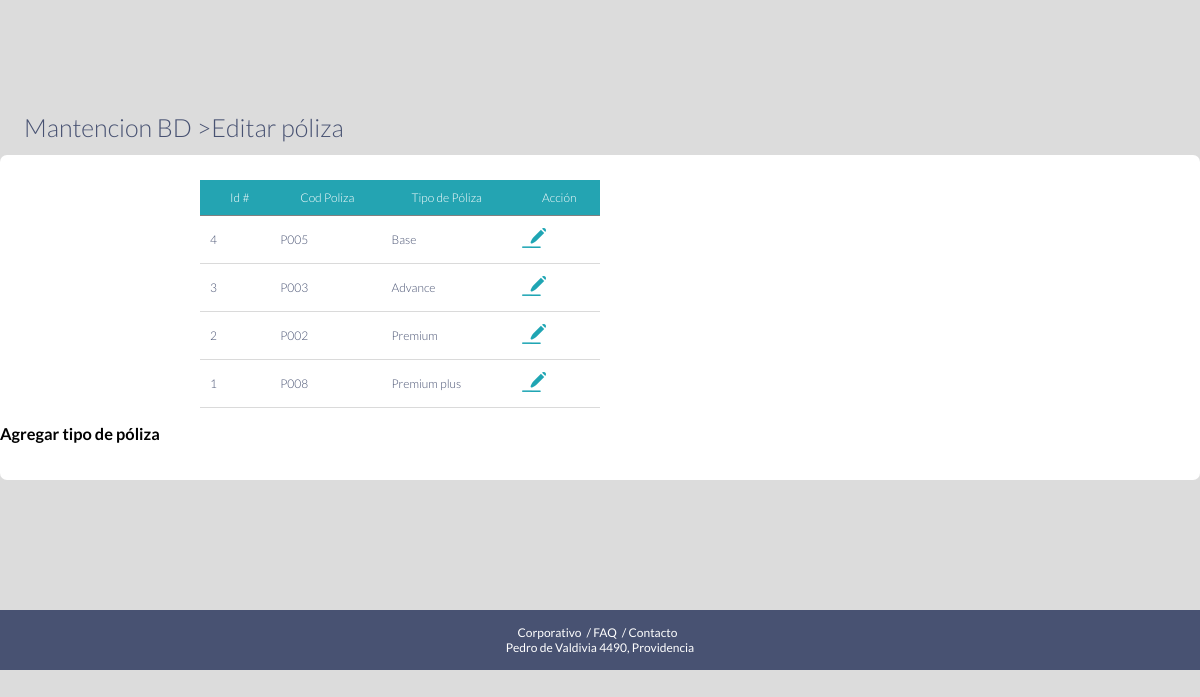
Screenshot of /polizas/ with the database file from the repository.
### web_base/models.py (models this page shows, shortened)
class TipoPoliza(models.Model):
    cod_poliza = models.CharField(max_length=100, null=False,verbose_name="Código póliza")
    tipo_poliza = models.CharField(max_length=100, null=False,verbose_name="Tipo póliza")
    creado_el = models.DateTimeField(auto_now_add=True, verbose_name='Creado el')
    class Meta:
        verbose_name = 'Tipo de póliza'
        verbose_name_plural = 'Tipos de póliza'
        ordering = ['-creado_el']

### web_base/views.py (the view)
# urls.py: path('polizas/',PolizasListView.as_view(),name='editar_polizas'),
class PolizasListView(ListView):
    model = TipoPoliza
    context_object_name= 'polizas'
    class Meta:
        ordering = ['-cod_poliza']
    def get_context_data(self,**kwarg):
        context = super().get_context_data(**kwarg)
        context['polizas'] = context['polizas'] #filtra las tareas del usuario que está logeado en el momento
        return context

### web_base/templates/web_base/tipopoliza_list.html (shortened to what this page needs)
{% extends 'layout.html' %}
{% load static %}
{% block content %}
<div class="titulos"><a href="{% url 'mantencion' %}">Mantencion BD ></a>Editar póliza</div>
<div id="base">
    <table class="tabla_general">
        <tr class="tr_general">
            <th class="th_general">Id #</th>
            <th class="th_general">Cod Poliza</th>
            <th class="th_general">Tipo de Póliza</th>
            <th class="th_general">Acción</th>
        </tr>
        {% for poliza in polizas %}
            {% if poliza.tipo_poliza and poliza.cod_poliza %}
            <tr class="tr_general">
                <td class="td_general">{{poliza.id}}</td>
                <td class="td_general">{{poliza.cod_poliza}}</td>
                <td class="td_general">{{poliza.tipo_poliza}} </a></td>
                <td class="td_general">
                    <a href="{% url 'editar_polizas' %}{{poliza.id}}">
                    <img src="{% static 'iconos/editar.png' %}" alt="Editar">
                </td>
            </tr>
            {% endif %}
        {% endfor %}
        </table>
    <p>
        <a href="{% url 'editar_polizas' %}"><h3>Agregar tipo de póliza</h3></a>
        </p>
</div>
{% endblock %}

### web_base/static/css/style.css (style rules this page uses)
body { background: rgb(220, 220, 220); font-family: 'Lato', sans-serif; color: #485272; margin-left: 0; margin-top:40px; width: 100%; height:100%; }
a { text-decoration: none!important; color: black; }
html { scroll-behavior: smooth; }
#base { background: white; border-radius: 7px; padding-top: 5px; padding-left: 0px; padding-bottom: 20px; margin-top: 13px; margin-bottom: 130px; font-size: 14px; }
.titulos { margin-top: 100px; font-weight: 350; margin-top: 30px; font-size: 25px; padding-left: 24px; color:#485272; padding-top:72px; }
.titulos a { color:#485272; }
table { width: 100%; text-align: left; border-collapse:collapse ; margin-top: 20px; margin-left: 0; }
th,td { padding:10px; font-weight: 300; font-size: 12px; }
th { background-color: #24a4b2; border-bottom: solid 1px grey; color:white; }
tr:nth-child(even) { background-color: rgb(236, 235, 235); }
.tabla_general { width: 400px; text-align: left; border-collapse:collapse ; margin-left: 200px; }
.tr_general { border-bottom: 1px solid rgb(218, 218, 218); }
.tr_general:nth-child(even) { background-color:white; border-bottom: 1px solid rgb(218, 218, 218); }
.td_general { padding-left: 10px; }
.th_general { padding-left: 30px; }

### rows the page displays
TipoPoliza: id "4", cod_poliza "P005", tipo_poliza "Base"
TipoPoliza: id "3", cod_poliza "P003", tipo_poliza "Advance"
TipoPoliza: id "2", cod_poliza "P002", tipo_poliza "Premium"
TipoPoliza: id "1", cod_poliza "P008", tipo_poliza "Premium plus"
